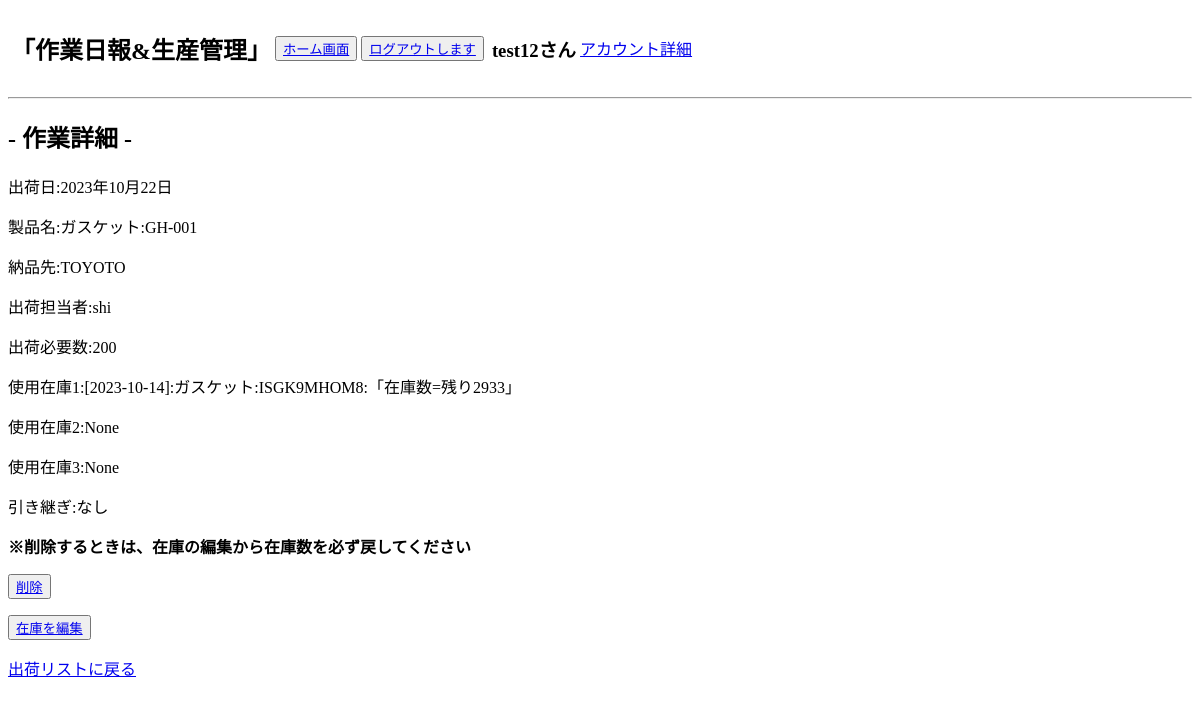
Page /product_management/staff_shipping_detail/73/ (signed in) on the earlier database version.
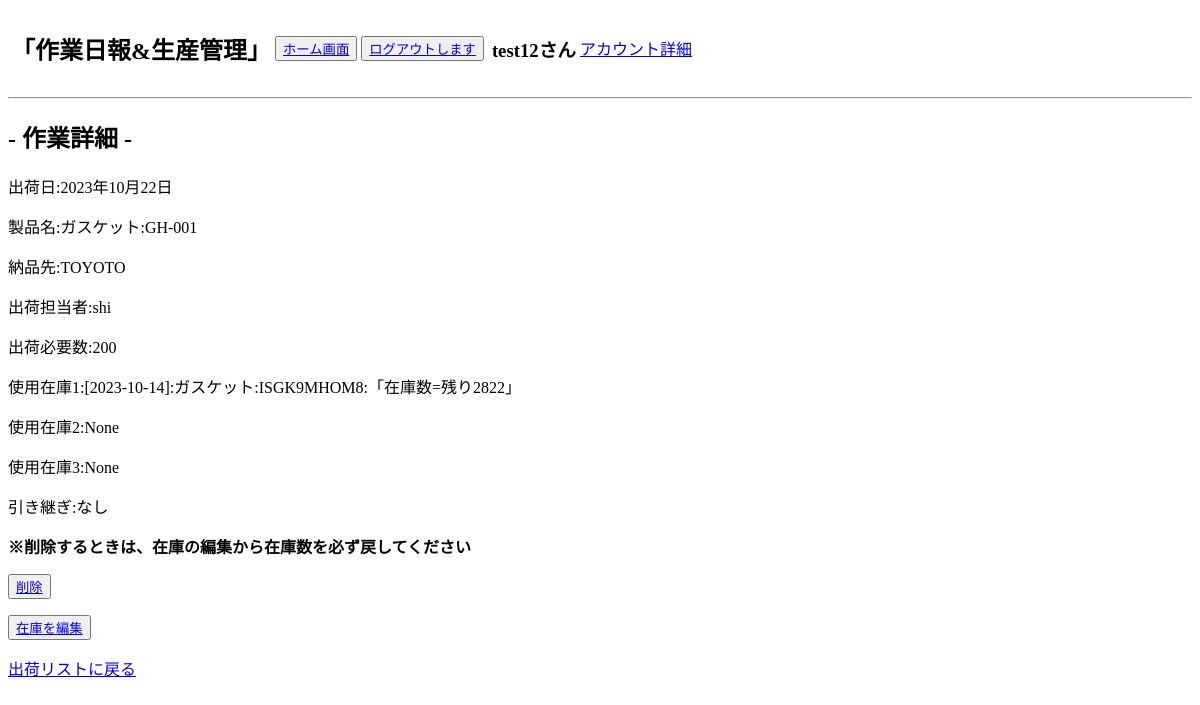
Same page on the later database version.
### product_management/models.py (models this page shows, shortened)
class Shipping(models.Model):
    product = models.ForeignKey(
        Products, on_delete=models.CASCADE,verbose_name='製品名',default=''
    )
    delivery = models.ForeignKey(
        Delivery, on_delete=models.CASCADE, verbose_name='納品先'
    )
    user = models.ForeignKey(
        Users, on_delete=models.CASCADE, verbose_name='作業者名',null=True
    )
    shipping_day = models.DateField(verbose_name='出荷日')
    shipments_required = models.IntegerField(verbose_name='出荷必要数')
    memo = models.CharField(max_length=255,verbose_name="引き継ぎメモ",null=True,blank=True)
    stock1 = models.ForeignKey(
        Stock, on_delete=models.CASCADE, verbose_name='使用在庫1',related_name='stock1_set',null=True
    )
    stock2 = models.ForeignKey(
        Stock, on_delete=models.CASCADE, verbose_name='使用在庫2',related_name='stock2_set',null=True
    )
    stock3 = models.ForeignKey(
        Stock, on_delete=models.CASCADE, verbose_name='使用在庫3',related_name='stock3_set',null=True
    )
    created_at = models.DateTimeField(auto_now_add=True)
    updated_at = models.DateTimeField(auto_now=True)
    class Meta:
        verbose_name = '出荷'
        db_table = 'shipping'

class Stock(models.Model):
    product = models.ForeignKey(
        Products, on_delete=models.CASCADE, verbose_name='製品名'
    )
    lot_number = models.CharField(max_length=10, verbose_name='ロッド番号',default='')
    stocks = models.IntegerField(verbose_name="在庫数")
    molding_user = models.ForeignKey(
        Users, on_delete=models.CASCADE, verbose_name='成形担当ユーザー名',null=True,related_name='molding_stock_set',
    )
    molding_time = models.DateTimeField(verbose_name='成形日時', default=datetime(2001, 1, 1, 0, 0, 0))
    inspection_user = models.ForeignKey(
        Users, on_delete=models.CASCADE, verbose_name='検査担当ユーザー名',null=True,related_name='inspection_stock_set',
    )
    memo = models.CharField(max_length=255,verbose_name="引き継ぎメモ",null=True,blank=True)
    created_at = models.DateTimeField(verbose_name='検査日時',auto_now_add=True)
    updated_at = models.DateTimeField(auto_now=True)
    class Meta:
        verbose_name = '在庫'
        db_table = 'stock'
    def __str__(self):
        return '[' + self.created_at.strftime('%Y-%m-%d') + ']' + ':' + self.product.name + ':' + self.lot_number + ':' +'「' + '在庫数'+ '=' + '残り' + str(self.stocks) + '」'

class Delivery(models.Model):
    delivery_name = models.CharField(max_length=50,verbose_name='納品先会社名')
    delivery_code = models.CharField(max_length=10,verbose_name='納品先コード')
    class Meta:
        verbose_name = '納品先'
        db_table = 'delivery'
    def __str__(self):
        return self.delivery_name

### daily_report/models.py (models this page shows)
class Products(models.Model):
    name = models.CharField(max_length=255,verbose_name="製品名")
    code = models.CharField(max_length=50,verbose_name="製品コード")
    quantity = models.IntegerField(verbose_name="製品取り数")
    memo = models.CharField(max_length=255,blank=True, null=True,verbose_name="製品メモ")
    created_at = models.DateTimeField(auto_now_add=True)
    updated_at = models.DateTimeField(auto_now=True)
    class Meta:
        verbose_name = '製品情報'
        db_table = 'products'
    def __str__(self):
        return self.name + ':' + self.code

### accounts/models.py (models this page shows, shortened)
class Users(AbstractBaseUser, PermissionsMixin):
    username = models.CharField(max_length=150, unique=True, verbose_name="ユーザー名")
    birthday = models.DateField(null=True,blank=True, verbose_name="生年月日")
    phone = models.CharField(max_length=11,null=True,blank=True, verbose_name="携帯番号")
    email = models.EmailField(max_length=255, unique=True, verbose_name="メールアドレス")
    department = models.ForeignKey(
        Departments, on_delete=models.PROTECT, null=True,blank=True
    )
    is_active = models.BooleanField(default=True)
    is_staff = models.BooleanField(default=False)
    USERNAME_FIELD = 'username'
    EMAIL_FIELD = 'email'
    REQUIRED_FIELDS = ['email']
    objects = UsersManager()

### product_management/views.py (the view)
# urls.py: path('staff_shipping_detail/<int:pk>/',StaffShippingDetailView.as_view(),name='staff_shipping_detail'),
class StaffShippingDetailView(LoginRequiredMixin,DetailView):
    model = Shipping
    template_name = os.path.join('staff','staff_shipping_detail.html')
    context_object_name = 'shippings'

### accounts/context_processors.py (called while the page is built)
def my_custom_context(request):
    protocol = 'http' if request.is_secure() else 'https'
    domain = request.get_host()
    return {
        'protocol': protocol,
        'domain': domain,
    }

### templates/staff/staff_shipping_detail.html
{% extends 'base.html' %}
{% block content %}
<h2>- 作業詳細 -</h2>
<p>出荷日:{{ shippings.shipping_day }}<p>
    <p>製品名:{{ shippings.product }}</p>
    <p>納品先:{{ shippings.delivery }}</p>
    <p>出荷担当者:{{ shippings.user }}</p>
    <p>出荷必要数:{{ shippings.shipments_required }}</p>
    <p>使用在庫1:{{ shippings.stock1 }}</p>
    <p>使用在庫2:{{ shippings.stock2 }}</p>
    <p>使用在庫3:{{ shippings.stock3 }}</p>
    <p>引き継ぎ:{{ shippings.memo }}</p>
    <p><strong>※削除するときは、在庫の編集から在庫数を必ず戻してください</strong></p>
    <p><button><a href="{% url 'product_management:staff_shipping_delete' shippings.id %}">削除</a></button></p>
    <button><a href="{% url 'product_management:staff_stock_list' %}">在庫を編集</a></button>
    <p><a href="{% url 'product_management:staff_shipping_list' %}">出荷リストに戻る</a></p>
{% endblock %}

Differences in the rows shown:
changed through a linked row, Shipping "None": stock1 "[2023-10-14]:ガスケット:ISGK9MHOM8:「在庫数=残り2933」" → "[2023-10-14]:ガスケット:ISGK9MHOM8:「在庫数=残り2822」"
